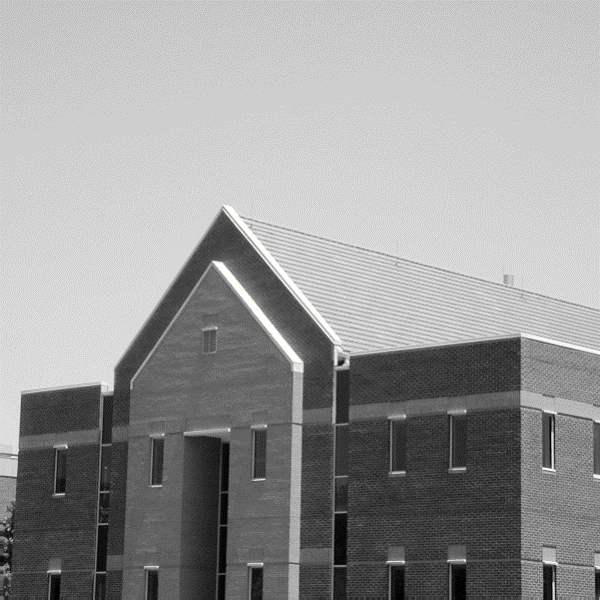
#> input picture imgs/room2.png, 600 x 600 px, found by its file name
$ python lab5-3.py
#> lines starting #> are read from the running program, lines starting #| are printed output that depends on the picture; after the words box and inside, x2 and y2 are one past the last pixel; in counts of white or black regions, pixels touching at a corner belong together
import cv2
import numpy as np

# 加载图像并转换为灰度图像
# image = cv2.imread('D:\Desktop\workspace\study_resp\imgs\cameraman.tif')
image = cv2.imread('D:\\Desktop\\workspace\\study_resp\imgs\\room2.png')
#> image is the input picture: shape (600, 600, 3); mean B, G, R 152.4, 152.4, 152.4
gray = cv2.cvtColor(image, cv2.COLOR_BGR2GRAY)

# 定义Moravec算法的角点检测函数
def moravec_corner_detection(image, window_size=3, threshold=1000):
#> called with window_size = 3, threshold = 2000
    height, width = image.shape
#> height = 600; width = 600
    corners = np.zeros((height, width))

    for i in range(window_size // 2, height - window_size // 2):
        for j in range(window_size // 2, width - window_size // 2):
            min_diff = np.int64(1e9)
            # min_diff = np.int64(0)

            diff=np.zeros((4))
            for k in range(1,window_size//2+1):
                # [4 lines of commented-out code are left out]
                diff[0]+=(image[i, j-k] - image[i, j]) ** 2
                diff[1]+=(image[i, j+k] - image[i, j]) ** 2
                diff[2]+=(image[i-k, j] - image[i, j]) ** 2
                diff[3]+=(image[i+k, j] - image[i, j]) ** 2

            for k in range(4):
                if min_diff > diff[k]:
                    min_diff = diff[k]

            if min_diff > threshold:
                corners[i, j] = 255
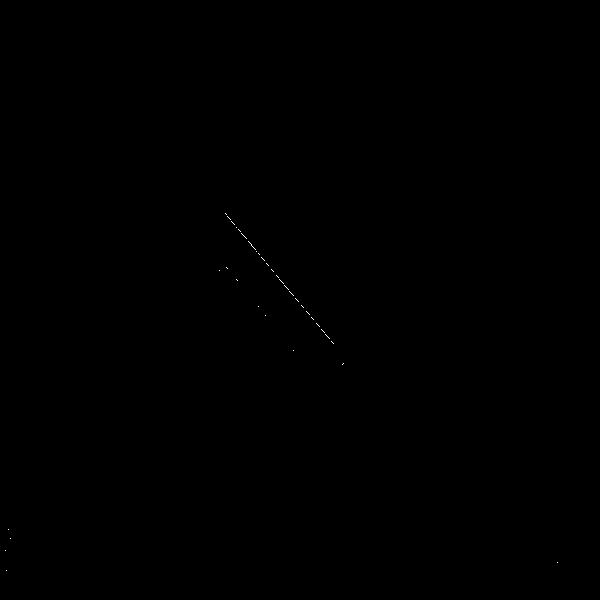
#> corners: shape (600, 600) float64; 0.03% white in thin lines or dots, all inside (x1, y1, x2, y2) = (5, 213, 558, 571)

    # 对角点响应进行膨胀处理
    corners = cv2.dilate(corners, None)
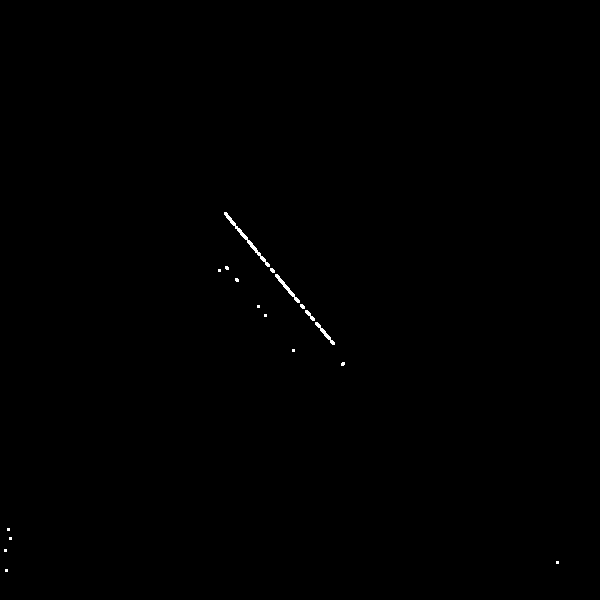
#> corners: shape (600, 600) float64; 0.18% white; 18 white regions (14 under 20 px), largest, box (x1, y1, x2, y2) and area: (224, 212, 270, 267) 227, (275, 274, 300, 303) 124, (315, 322, 335, 345) 94, (305, 310, 315, 321) 43

    return corners

# 定义参数
window_size=3
threshold=2000

# 应用Moravec算法进行角点检测
corners = moravec_corner_detection(gray.astype(np.int64), window_size, threshold)

cv2.imshow('original', image)

# 标记角点
image[corners == 255] = [0, 0, 255]  # 将角点标记为红色
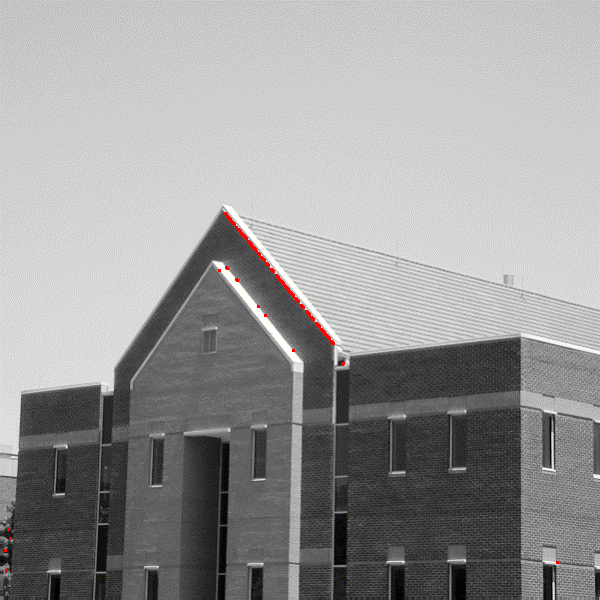
#> image: shape (600, 600, 3); 0.18% of pixels changed, all inside (x1, y1, x2, y2) = (4, 212, 559, 572)

# 显示结果
cv2.imshow('Moravec Corners', image)
cv2.waitKey(0)
cv2.destroyAllWindows()
